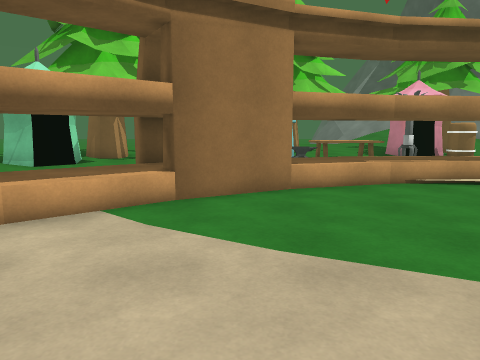
[1] (above)

24 first-person views from a walk through a 3-D level made in the Unity game engine. The camera is 1.4 m above the floor, tilts 8° down and sees 70° across. The floor is counted in squares, 1 m on a side. Each view is taken from the middle of a square. On the plan, view 1 faces up. The plan holds only what a view shows up to about 15 squares ahead; the rest is blank. The place goes on beyond the plan. Surface patterns are stand-ins for the level's own textures.

[2]
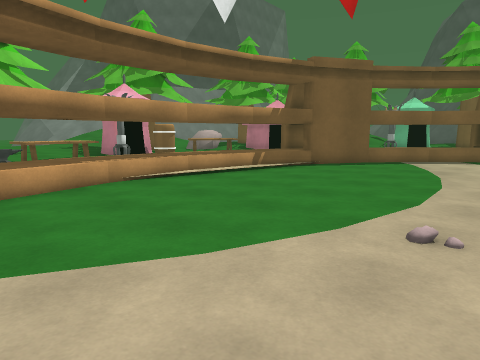

[3]
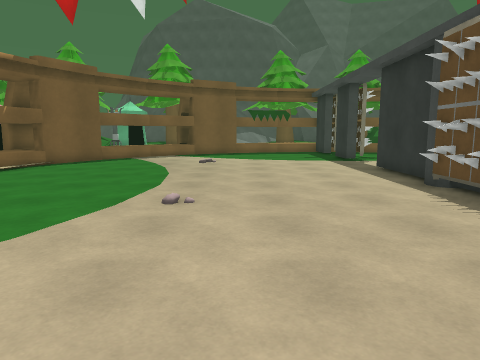

[4]
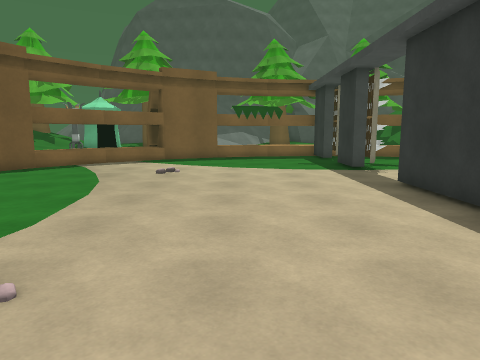

[5]
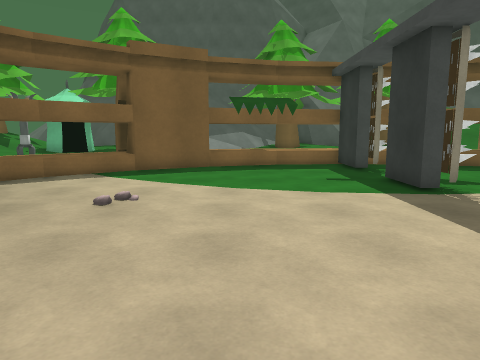

[6]
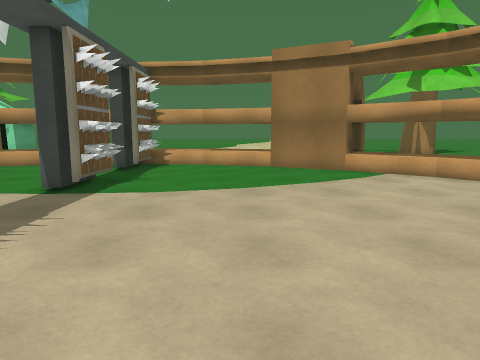

[7]
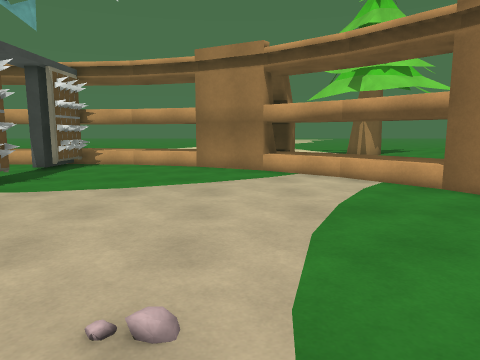

[8]
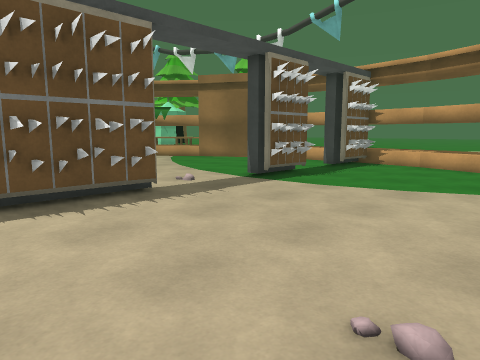

[9]
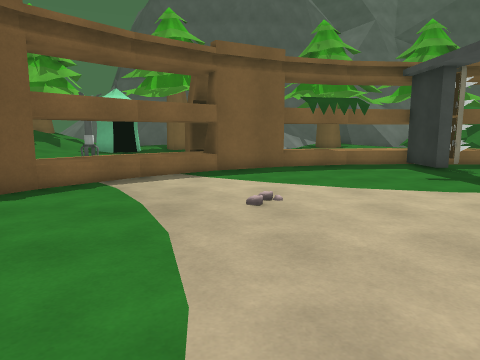

[10]
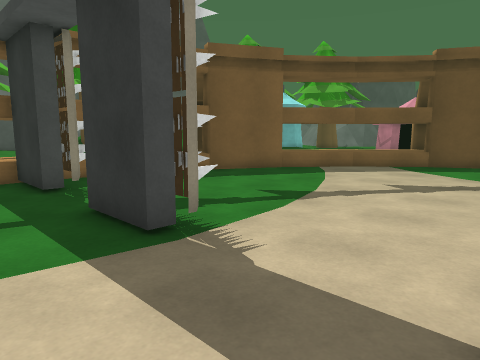

[11]
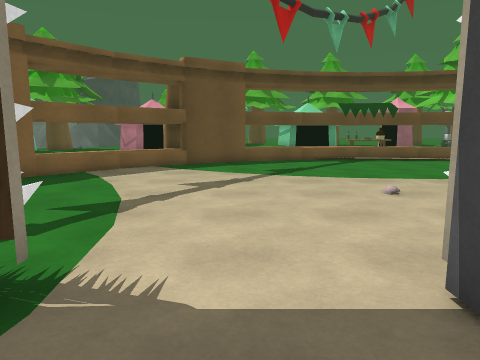

[12]
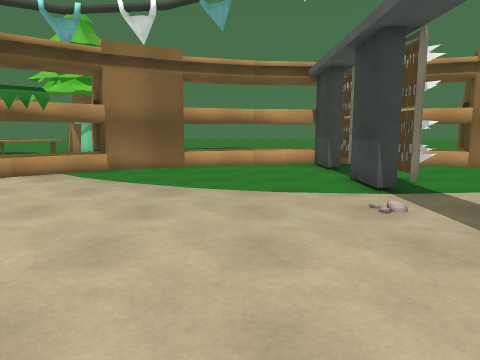

[13]
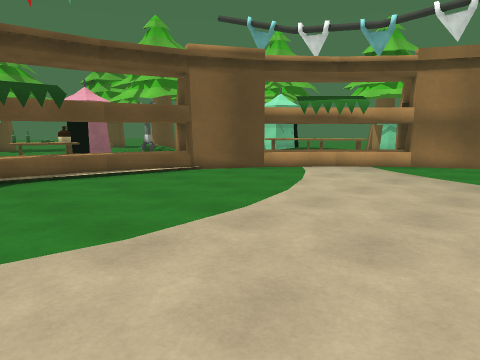

[14]
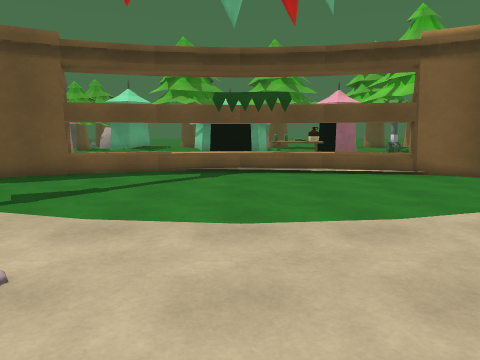

[15]
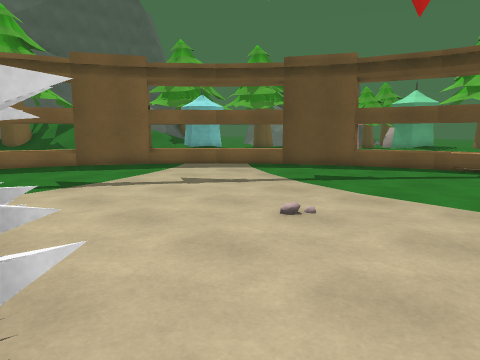

[16]
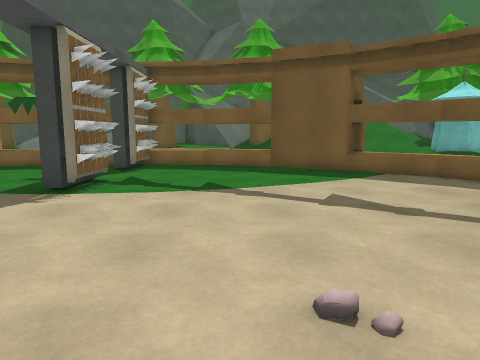

[17]
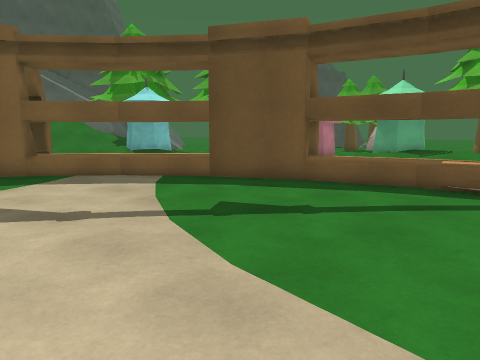

[18]
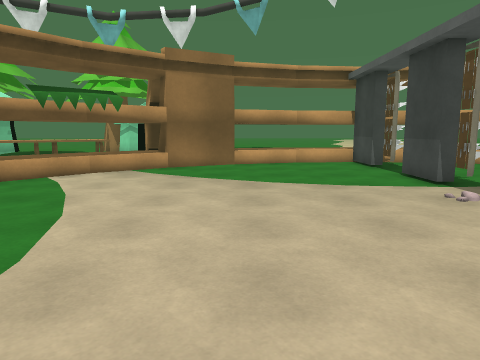

[19]
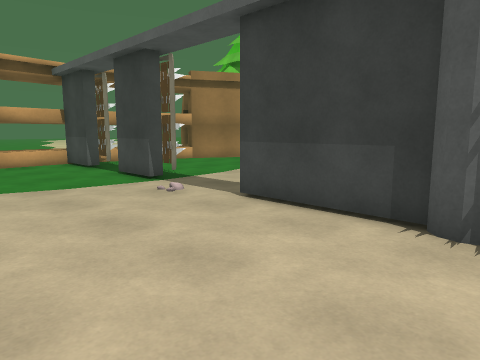

[20]
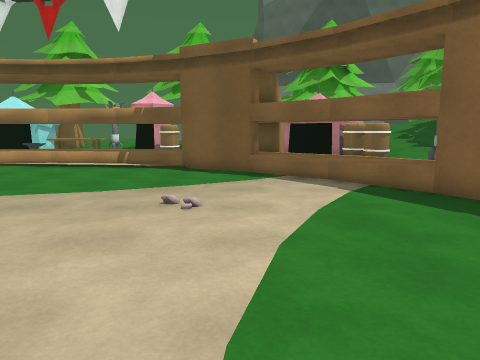

[21]
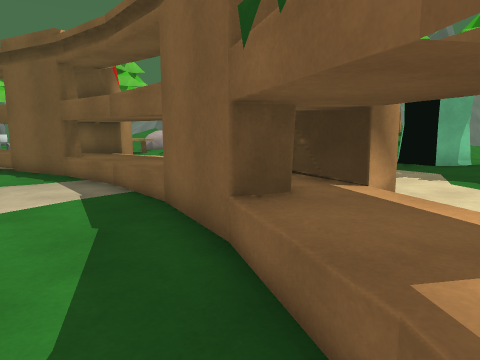

[22]
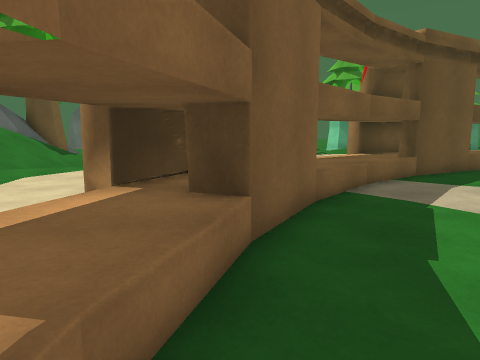

[23]
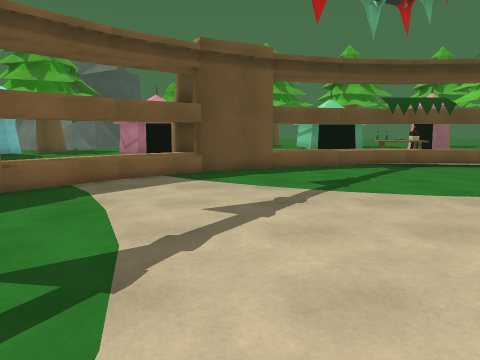

[24]
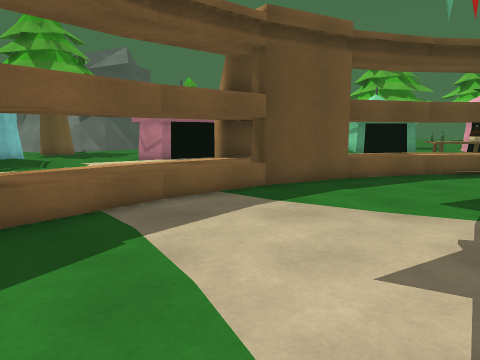

### Floor plan
Key: @ floor where view 1 was taken; # wall or solid block; . floor; ^ raised ledge; T tent.
Columns run from 9 left of view 1 to 24 right of it. Each row starts with its distance up from view 1.
 11            ^###
 10            ^^#######
  9       ##  ^^^^.....########
  8      ##^###...........###^##
  7     ##^^#...............#^^##
  6     #^^...................^^##
  5    #^^.....................^^#
  4  #^^^.......................^^^#
  3  # #.........................# #
  2   ##.........................##^#
  1  ^#...........................#^#
  0   ^......@....................^^#
 -1 ^^^...........................^^^
 -2 #^.............................^#
 -3 ##.............................#
 -4  #.............................#
 -5  ###..##....#####..............#
 -6  #..............#####...###..###
 -7 ##.............................#
 -8 ##.............................#
 -9  ^.............................^#
-10   ^...........................^^#
-11   ^...........................^^#
-12   #...........................#^#
-13   ##.........................##^#
-14    #.........................# #
-15  #^^^.......................^^^#
-16    #^^.....................^^#.
-17    ##^^...................^^#^
-18      #^^#...............#^^#^
-19       # ###...........###^#^
-20           ####.....^^^^ ^##
-21              #######^^^^#
-22                   ###^ #         T

Positions as (right, up) in squares from view 1, and headings:
1: (0, 0), facing up
2: (0, 0), facing up-right
3: (-2, 0), facing right
4: (2, -1), facing right
5: (7, -1), facing right
6: (7, -1), facing left
7: (7, 2), facing left
8: (7, 2), facing down-left
9: (7, 2), facing right
10: (11, -3), facing down-right
11: (13, -3), facing down
12: (7, -9), facing left
13: (9, -9), facing down-left
14: (7, -8), facing down
15: (6, -6), facing down-right
16: (7, -10), facing right
17: (7, -11), facing down-right
18: (8, -11), facing left
19: (8, -11), facing up-left
20: (15, -5), facing up
21: (21, -4), facing up
22: (21, -7), facing down
23: (14, -6), facing down
24: (16, -9), facing down
